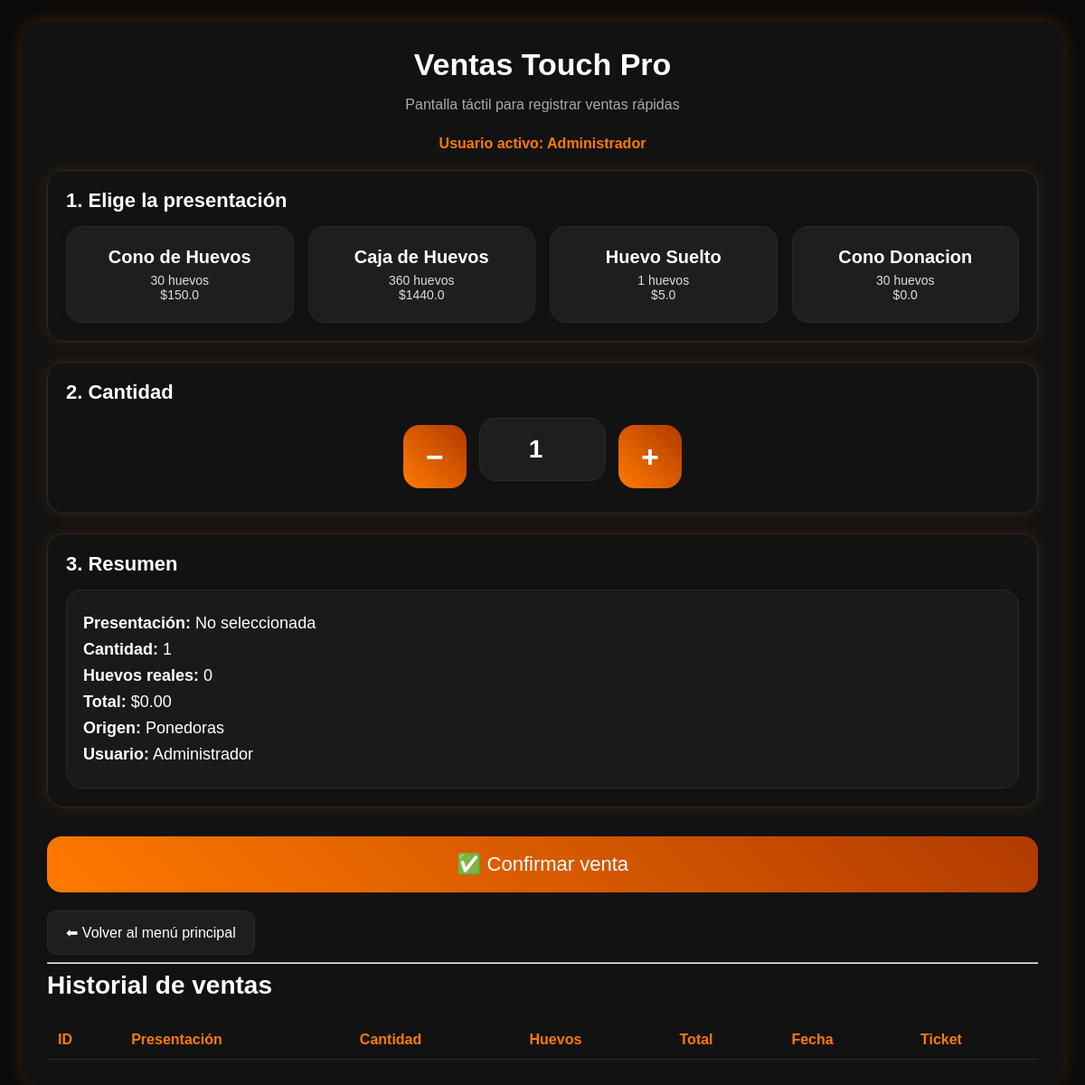
/ventas (signed in), run on the app's committed database.
### app/models.py (models this page shows)
class Usuario(Base):
    __tablename__ = "usuarios"
    id = Column(Integer, primary_key=True, index=True)
    nombre = Column(String, nullable=False)
    usuario = Column(String, unique=True, nullable=False)
    password = Column(String, nullable=False)
    rol = Column(String, nullable=False)  # admin o operador
    activo = Column(Boolean, default=True)
    debe_cambiar_password = Column(Boolean, default=False)
    password_modificada_por_admin = Column(Boolean, default=False)

class Producto(Base):
    __tablename__ = "productos"
    id = Column(Integer, primary_key=True, index=True)
    nombre = Column(String, nullable=False)
    precio = Column(Float, nullable=False)
    unidades_por_presentacion = Column(Integer, default=1)

### app/main.py (the view)
@app.get("/ventas")
def ventas_page(request: Request, db: Session = Depends(get_db)):
    usuario = requerir_login(request, db)
    productos = db.query(Producto).all()
    ventas = db.query(Venta, Producto)\
        .join(Producto, Venta.producto_id == Producto.id)\
        .order_by(Venta.id.desc())\
        .all()
    return templates.TemplateResponse(
        request=request,
        name="ventas.html",
        context={
            "productos": productos,
            "ventas": ventas,
            "usuario": usuario
        }
    )

### app/templates/ventas.html (shortened to what this page needs)
<!DOCTYPE html>
<html lang="es">
<head>
    <link rel="stylesheet" href="/static/style.css">
</head>
<body>
<div class="dashboard-container">
    <div class="dashboard-card">
        <h1 class="ventas-title">Ventas Touch Pro</h1>
        <p class="ventas-subtitle">Pantalla táctil para registrar ventas rápidas</p>
        <p class="usuario-activo">Usuario activo: {{ usuario.nombre }}</p>
        <form action="/ventas" method="post" id="ventaForm">
            <div class="step-box">
                <div class="step-title">1. Elige la presentación</div>
                <div class="card-grid">
                    {% for p in productos %}
                    <div class="touch-option producto-card"
                         data-id="{{ p.id }}"
                         data-nombre="{{ p.nombre }}"
                         data-precio="{{ p.precio }}"
                         data-unidades="{{ p.unidades_por_presentacion }}">
                        <div class="nombre">{{ p.nombre }}</div>
                        <div class="detalle">{{ p.unidades_por_presentacion }} huevos</div>
                        <div class="detalle">${{ p.precio }}</div>
                    </div>
                    {% endfor %}
                </div>
            </div>
            <div class="step-box">
                <div class="step-title">2. Cantidad</div>
                <div class="cantidad-box">
                    <button type="button" class="cantidad-btn" onclick="cambiarCantidad(-1)">−</button>
                    <input type="number" class="cantidad-input" id="cantidad_presentaciones" name="cantidad_presentaciones" value="1" min="1" required>
                    <button type="button" class="cantidad-btn" onclick="cambiarCantidad(1)">+</button>
                </div>
            </div>
            <div class="step-box">
                <div class="step-title">3. Resumen</div>
                <div class="resumen-box">
                    <p><strong>Presentación:</strong> <span id="resumen_producto">No seleccionada</span></p>
                    <p><strong>Cantidad:</strong> <span id="resumen_cantidad">1</span></p>
                    <p><strong>Huevos reales:</strong> <span id="resumen_huevos">0</span></p>
                    <p><strong>Total:</strong> $<span id="resumen_total">0.00</span></p>
                    <p><strong>Origen:</strong> Ponedoras</p>
                    <p><strong>Usuario:</strong> {{ usuario.nombre }}</p>
                </div>
            </div>
            <button type="submit" class="confirmar-btn">✅ Confirmar venta</button>
        </form>
        <a href="/dashboard" class="btn-volver">⬅ Volver al menú principal</a>
        <hr>
        <h2>Historial de ventas</h2>
        <div class="historial-scroll">
            <table>
                <tr>
                    <th>ID</th>
                    <th>Presentación</th>
                    <th>Cantidad</th>
                    <th>Huevos</th>
                    <th>Total</th>
                    <th>Fecha</th>
                    <th>Ticket</th>
                </tr>
            </table>
        </div>
    </div>
</div>
</body>
</html>

### static/style.css (style rules this page uses)
body { margin: 0; font-family: Arial, sans-serif; background: #0b0b0b; color: white; -webkit-font-smoothing: antialiased; text-rendering: optimizeLegibility; }
* { box-sizing: border-box; }
.container, .dashboard-container { padding: 20px; max-width: 1400px; margin: 0 auto; }
.card, .dashboard-card { background: #121212; padding: 24px; border-radius: 18px; box-shadow: 0 0 20px rgba(255, 122, 0, 0.2); width: 100%; }
h1, h2, h3 { color: white; margin-top: 0; }
input, select, textarea { width: 100%; padding: 16px; margin-bottom: 15px; border-radius: 12px; border: 1px solid #2a2a2a; background: #1e1e1e; color: white; font-size: 16px; }
button { padding: 16px; border: none; border-radius: 12px; background: linear-gradient(45deg, #ff7a00, #b13a00); color: white; font-size: 18px; cursor: pointer; width: 100%; min-height: 56px; }
table { width: 100%; border-collapse: collapse; background: #121212; }
th, td { padding: 14px 12px; border-bottom: 1px solid #2a2a2a; text-align: left; }
th { color: #ff7a00; }
.btn-volver { display: inline-block; margin-top: 20px; text-decoration: none; color: white; padding: 12px 18px; border-radius: 10px; background: #1e1e1e; border: 1px solid #2a2a2a; }
@media (min-width: 768px) and (max-width: 1366px) { .dashboard-container { padding: 24px; } }
@media (min-width: 768px) and (max-width: 1366px) { .dashboard-card { padding: 28px; border-radius: 22px; } }
@media (min-width: 768px) and (max-width: 1366px) { h1 { font-size: 34px; } }
@media (min-width: 768px) and (max-width: 1366px) { h2 { font-size: 28px; } }
@media (min-width: 768px) and (max-width: 1366px) { input, select, textarea { font-size: 18px; min-height: 56px; border-radius: 14px; } }
@media (min-width: 768px) and (max-width: 1366px) { button { font-size: 20px; min-height: 60px; border-radius: 14px; } }
@media (min-width: 768px) and (max-width: 1366px) { th, td { font-size: 16px; } }
@media (min-width: 768px) and (max-width: 1366px) { .btn-volver { font-size: 16px; padding: 14px 20px; } }

### app/templates/ventas.html (style rules this page uses)
.ventas-title { text-align: center; margin-bottom: 10px; color: #ffffff; }
.ventas-subtitle { text-align: center; color: #aaaaaa; margin-bottom: 25px; }
.usuario-activo { text-align: center; font-weight: bold; color: #ff7a00; margin-bottom: 20px; }
.step-box { background: #121212; border: 1px solid #2a2a2a; border-radius: 18px; padding: 20px; margin-bottom: 22px; box-shadow: 0 0 20px rgba(255, 122, 0, 0.12); }
.step-title { color: #ffffff; font-size: 22px; font-weight: bold; margin-bottom: 15px; }
.card-grid { display: grid; grid-template-columns: repeat(auto-fit, minmax(180px, 1fr)); gap: 16px; }
.touch-option { background: #1e1e1e; color: white; border-radius: 18px; padding: 22px 16px; text-align: center; cursor: pointer; user-select: none; transition: 0.2s ease; border: 1px solid #2a2a2a; box-shadow: 0 4px 10px rgba(0,0,0,0.10); }
.touch-option .nombre { font-size: 20px; font-weight: bold; margin-bottom: 6px; }
.touch-option .detalle { font-size: 14px; color: #dddddd; }
.cantidad-box { display: flex; align-items: center; justify-content: center; gap: 14px; flex-wrap: wrap; }
.cantidad-btn { width: 70px; height: 70px; border: none; border-radius: 18px; background: linear-gradient(45deg, #ff7a00, #b13a00); color: white; font-size: 34px; font-weight: bold; cursor: pointer; }
.cantidad-input { width: 140px; height: 70px; text-align: center; font-size: 28px; font-weight: bold; border-radius: 18px; border: 1px solid #2a2a2a; background: #1e1e1e; color: white; }
.resumen-box { background: #1a1a1a; border: 1px solid #2a2a2a; border-radius: 18px; padding: 18px; }
.resumen-box p { margin: 8px 0; font-size: 18px; color: #ffffff; }
.confirmar-btn { width: 100%; font-size: 22px; padding: 18px; border-radius: 16px; margin-top: 10px; border: none; background: linear-gradient(45deg, #ff7a00, #b13a00); color: white; cursor: pointer; }
.historial-scroll { overflow-x: auto; }
.historial-scroll table { width: 100%; border-collapse: collapse; background: #121212; }
.historial-scroll th, .historial-scroll td { padding: 12px; border-bottom: 1px solid #2a2a2a; text-align: left; color: white; }
.historial-scroll th { color: #ff7a00; }

### data on the page
Usuario: nombre "Administrador"
Producto: nombre "Cono de Huevos", unidades_por_presentacion "30", precio "150.0"
Producto: nombre "Caja de Huevos", unidades_por_presentacion "360", precio "1440.0"
Producto: nombre "Huevo Suelto", unidades_por_presentacion "1", precio "5.0"
Producto: nombre "Cono Donacion", unidades_por_presentacion "30", precio "0.0"
